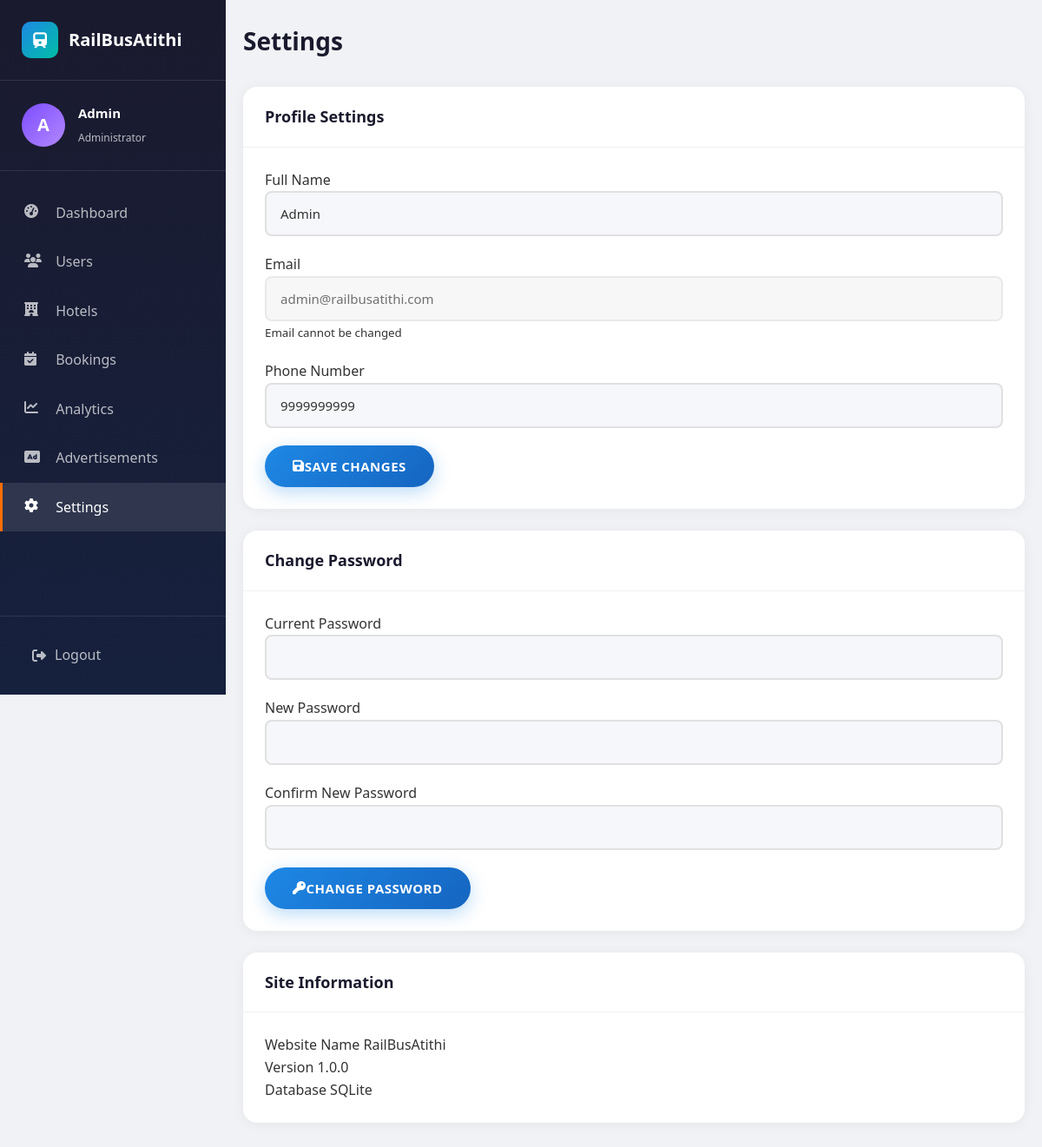
/admin/settings (signed in), run on the app's committed database.
### app.py (models this page shows)
class User(db.Model):
    id = db.Column(db.Integer, primary_key=True)
    name = db.Column(db.String(100), nullable=False)
    email = db.Column(db.String(120), unique=True, nullable=False)
    password = db.Column(db.String(200), nullable=False)
    role = db.Column(db.String(20), nullable=False)  # passenger, hotel_owner, admin
    phone = db.Column(db.String(20))
    city = db.Column(db.String(100))
    location = db.Column(db.String(200))
    created_at = db.Column(db.DateTime, default=datetime.utcnow)
    reset_token = db.Column(db.String(200), nullable=True)
    bookings = db.relationship('Booking', backref='user', lazy=True)
    hotels = db.relationship('Hotel', backref='owner', lazy=True)

### app.py (the view, shortened to what this page needs)
@app.route('/admin/settings', methods=['GET', 'POST'])
def admin_settings():
    if session.get('user_role') != 'admin':
        return redirect(url_for('login'))
    user = User.query.get(session['user_id'])
    return render_template('admin_settings.html', user=user)

### templates/admin_settings.html (shortened to what this page needs)
<!DOCTYPE html>
<html lang="en">
<head>
    <link rel="stylesheet" href="{{ url_for('static', filename='css/style.css') }}">
    <link rel="stylesheet" href="{{ url_for('static', filename='css/dashboard.css') }}">
    <link rel="stylesheet" href="https://cdnjs.cloudflare.com/ajax/libs/font-awesome/6.4.0/css/all.min.css">
</head>
<body class="dashboard-body">
    <div class="dashboard-wrapper">
        <aside class="sidebar">
            <div class="sidebar-header">
                <a href="/" class="sidebar-logo">
                    <div class="sidebar-logo-icon">
                        <i class="fas fa-train"></i>
                    </div>
                    RailBusAtithi
                </a>
            </div>
            <div class="sidebar-user">
                <div class="user-avatar" style="background: linear-gradient(135deg, #7C4DFF 0%, #B388FF 100%);">{{ user.name[0] }}</div>
                <div class="user-info">
                    <h4>{{ user.name }}</h4>
                    <span>Administrator</span>
                </div>
            </div>
            <nav class="sidebar-menu">
                <a href="{{ url_for('admin_dashboard') }}" class="menu-item">
                    <i class="fas fa-tachometer-alt"></i>
                    <span>Dashboard</span>
                </a>
                <a href="{{ url_for('manage_users') }}" class="menu-item">
                    <i class="fas fa-users"></i>
                    <span>Users</span>
                </a>
                <a href="{{ url_for('manage_hotels') }}" class="menu-item">
                    <i class="fas fa-hotel"></i>
                    <span>Hotels</span>
                </a>
                <a href="{{ url_for('manage_bookings') }}" class="menu-item">
                    <i class="fas fa-calendar-check"></i>
                    <span>Bookings</span>
                </a>
                <a href="{{ url_for('analytics') }}" class="menu-item">
                    <i class="fas fa-chart-line"></i>
                    <span>Analytics</span>
                </a>
                <a href="{{ url_for('admin_ads') }}" class="menu-item">
                    <i class="fas fa-ad"></i>
                    <span>Advertisements</span>
                </a>
                <a href="{{ url_for('admin_settings') }}" class="menu-item active">
                    <i class="fas fa-cog"></i>
                    <span>Settings</span>
                </a>
            </nav>
            <div class="sidebar-footer">
                <a href="{{ url_for('logout') }}" class="logout-btn">
                    <i class="fas fa-sign-out-alt"></i>
                    <span>Logout</span>
                </a>
            </div>
        </aside>
        <main class="main-content">
            <div class="dashboard-header">
                <h1 class="page-title">Settings</h1>
            </div>
            <div class="card">
                <div class="card-header">
                    <h3 class="card-title">Profile Settings</h3>
                </div>
                <div class="card-body">
                    <form action="{{ url_for('admin_settings') }}" method="POST" class="settings-form">
                        <div class="form-group">
                            <label for="name">Full Name</label>
                            <input type="text" id="name" name="name" value="{{ user.name }}" required>
                        </div>
                        <div class="form-group">
                            <label for="email">Email</label>
                            <input type="email" id="email" value="{{ user.email }}" disabled>
                            <small>Email cannot be changed</small>
                        </div>
                        <div class="form-group">
                            <label for="phone">Phone Number</label>
                            <input type="tel" id="phone" name="phone" value="{{ user.phone or '' }}">
                        </div>
                        <button type="submit" class="btn btn-primary">
                            <i class="fas fa-save"></i> Save Changes
                        </button>
                    </form>
                </div>
            </div>
            <div class="card mt-25">
                <div class="card-header">
                    <h3 class="card-title">Change Password</h3>
                </div>
                <div class="card-body">
                    <form action="{{ url_for('admin_settings') }}" method="POST" class="settings-form">
                        <div class="form-group">
                            <label for="current_password">Current Password</label>
                            <input type="password" id="current_password" name="current_password" required>
                        </div>
                        <div class="form-group">
                            <label for="new_password">New Password</label>
                            <input type="password" id="new_password" name="new_password" required>
                        </div>
                        <div class="form-group">
                            <label for="confirm_password">Confirm New Password</label>
                            <input type="password" id="confirm_password" name="confirm_password" required>
                        </div>
                        <button type="submit" class="btn btn-primary">
                            <i class="fas fa-key"></i> Change Password
                        </button>
                    </form>
                </div>
            </div>
            <div class="card mt-25">
                <div class="card-header">
                    <h3 class="card-title">Site Information</h3>
                </div>
                <div class="card-body">
                    <div class="info-grid">
                        <div class="info-item">
                            <span class="info-label">Website Name</span>
                            <span class="info-value">RailBusAtithi</span>
                        </div>
                        <div class="info-item">
                            <span class="info-label">Version</span>
                            <span class="info-value">1.0.0</span>
                        </div>
                        <div class="info-item">
                            <span class="info-label">Database</span>
                            <span class="info-value">SQLite</span>
                        </div>
                    </div>
                </div>
            </div>
        </main>
    </div>
</body>
</html>

### static/css/style.css (style rules this page uses)
:root { --primary: #1E88E5; --primary-dark: #1565C0; --primary-light: #42A5F5; --secondary: #FF6D00; --secondary-dark: #E65100; --accent: #00BFA5; --accent-dark: #00897B; --background: #F5F7FA; --white: #FFFFFF; --text-dark: #333333; --text-light: #666666; --text-muted: #999999; --border: #E0E0E0; --shadow: 0 4px 20px rgba(0, 0, 0, 0.1); --shadow-hover: 0 8px 30px rgba(0, 0, 0, 0.15); --gradient-primary: linear-gradient(135deg, #1E88E5 0%, #1565C0 100%); --gradient-secondary: linear-gradient(135deg, #FF6D00 0%, #E65100 100%); --gradient-hero: linear-gradient(135deg, rgba(30, 136, 229, 0.9) 0%, rgba(21, 101, 192, 0.8) 100%); --border-radius: 12px; --border-radius-sm: 8px; --transition: all 0.3s ease; }
* { margin: 0; padding: 0; box-sizing: border-box; }
body { font-family: 'Segoe UI', Tahoma, Geneva, Verdana, sans-serif; background-color: var(--background); color: var(--text-dark); line-height: 1.6; overflow-x: hidden; }
a { text-decoration: none; color: inherit; transition: var(--transition); }
.btn { display: inline-flex; align-items: center; justify-content: center; padding: 14px 32px; border-radius: 50px; font-weight: 600; font-size: 15px; cursor: pointer; transition: all 0.3s cubic-bezier(0.4, 0, 0.2, 1); border: none; text-decoration: none; position: relative; overflow: hidden; text-transform: uppercase; letter-spacing: 0.5px; font-family: inherit; box-shadow: 0 4px 15px rgba(0,0,0,0.1); }
.btn::before { content: ''; position: absolute; top: 0; left: -100%; width: 100%; height: 100%; background: linear-gradient(90deg, transparent, rgba(255,255,255,0.3), transparent); transition: left 0.5s; z-index: 1; }
.btn-primary { background: linear-gradient(135deg, var(--primary) 0%, var(--primary-dark) 100%); color: var(--white); box-shadow: 0 6px 20px rgba(30, 136, 229, 0.3); }
input[type="text"], input[type="email"], input[type="password"], input[type="tel"], input[type="number"], input[type="search"], select, textarea { width: 100%; padding: 14px 16px; border: 2px solid var(--border); border-radius: var(--border-radius-sm); font-size: 15px; font-family: inherit; transition: all 0.3s ease; background: var(--background); color: var(--text-dark); }
input[type="text"]::placeholder, input[type="email"]::placeholder, input[type="password"]::placeholder, input[type="tel"]::placeholder, input[type="number"]::placeholder, input[type="search"]::placeholder, textarea::placeholder { color: #9ca3af; transition: all 0.3s ease; opacity: 1; }
input:disabled, select:disabled, textarea:disabled { background: #f5f5f5; cursor: not-allowed; opacity: 0.7; }
.form-group { margin-bottom: 20px; }

### data on the page
User: name "A", name "Admin", email "admin@railbusatithi.com", phone "9999999999"
